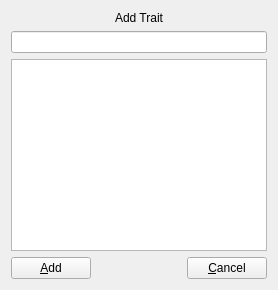
               <widget class="QWidget" name="page_6">
                <layout class="QVBoxLayout">
                 <item>
                  <widget class="QLabel" name="traitsEditAddLabel">
                   <property name="text">
                    <string>Add Trait</string>
                   </property>
                   <property name="alignment">
                    <set>Qt::AlignCenter</set>
                   </property>
                  </widget>
                 </item>
                 <item>
                  <widget class="SearchEdit" name="traitsEditAddSearch"/>
                 </item>
                 <item>
                  <widget class="QListWidget" name="traitsEditAddList"/>
                 </item>
                 <item>
                  <layout class="QHBoxLayout">
                   <item>
                    <widget class="QPushButton" name="traitsEditSearchAdd">
                     <property name="text">
                      <string>&amp;Add</string>
                     </property>
                    </widget>
                   </item>
                   <item>
                    <spacer>
                     <property name="orientation">
                      <enum>Qt::Horizontal</enum>
                     </property>
                     <property name="sizeHint" stdset="0">
                      <size>
                       <width>40</width>
                       <height>20</height>
                      </size>
                     </property>
                    </spacer>
                   </item>
                   <item>
                    <widget class="QPushButton" name="traitsEditSearchCancel">
                     <property name="text">
                      <string>&amp;Cancel</string>
                     </property>
                    </widget>
                   </item>
                  </layout>
                 </item>
                </layout>
               </widget>
